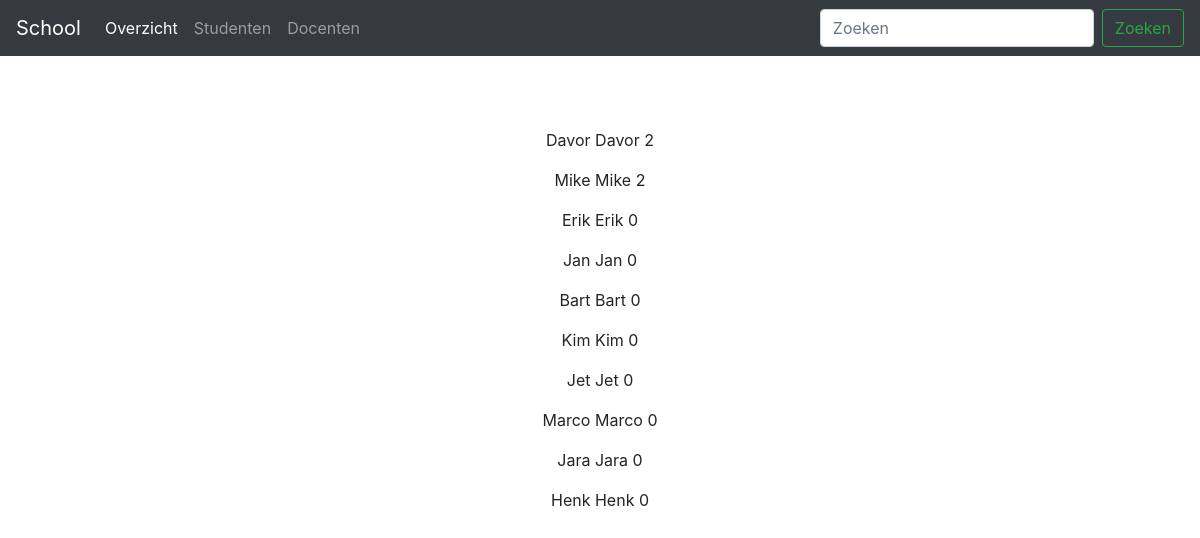
Page /index.php?page=docenten on the committed database.
### tables this page shows
CREATE TABLE `docenten` (
  `id` int(11) NOT NULL,
  `naam` varchar(255) NOT NULL,
  `achternaam` varchar(255) NOT NULL,
  `email` varchar(255) NOT NULL,
  `mobiel` varchar(255) NOT NULL,
  `telefoon` varchar(255) NOT NULL
);

### docenten.php (the view, shortened to what this page needs)
<div class="row">
    <div class="col-md-12">
<?php
    $sql = "SELECT
                docenten.id as docent_id,
                docenten.naam as docenten_naam,
                docenten.achternaam as docenten_achternaam,
                count(docenten_klassen.klassen_id) as klassen_totaal
            FROM docenten
                LEFT JOIN docenten_klassen ON docenten.id = docenten_klassen.docenten_id
                GROUP BY docenten.id
                ORDER BY klassen_totaal DESC";
    $stmt = $conn->prepare($sql);
    $stmt->execute();
    $result = $stmt->fetchAll();
    if(count($result) == 0){
        echo 'er zijn geen data';
    } else {
        foreach($result as $res) { ?>
            <div>
                <p>
                    <?php echo $res['docenten_naam'];?>
                    <?php echo $res['docenten_achternaam'];?>
                    <?php echo $res['klassen_totaal'];?>
                </p>
            </div>
<?php } ?>
    </div>
<?php
    }
?>

### css/style.css (style rules this page uses)
body { padding-top: 5rem; }

### rows in the picture
docenten: naam "Davor", achternaam "Davor", klassen_totaal "2"
docenten: naam "Mike", achternaam "Mike", klassen_totaal "2"
docenten: naam "Erik", achternaam "Erik", klassen_totaal "0"
docenten: naam "Jan", achternaam "Jan", klassen_totaal "0"
docenten: naam "Bart", achternaam "Bart", klassen_totaal "0"
docenten: naam "Kim", achternaam "Kim", klassen_totaal "0"
docenten: naam "Jet", achternaam "Jet", klassen_totaal "0"
docenten: naam "Marco", achternaam "Marco", klassen_totaal "0"
docenten: naam "Jara", achternaam "Jara", klassen_totaal "0"
docenten: naam "Henk", achternaam "Henk", klassen_totaal "0"
